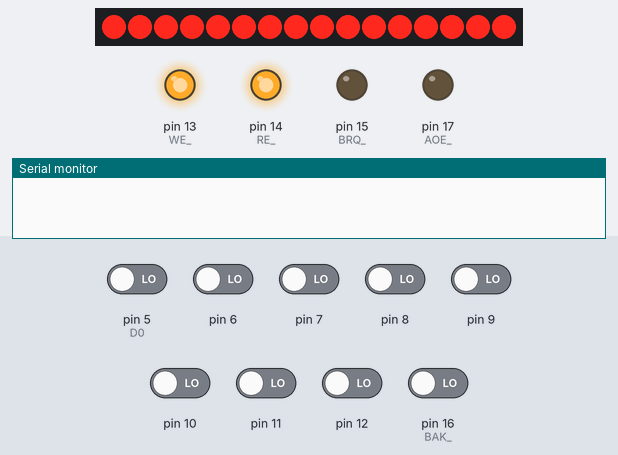
The sketch below on a simulated Arduino Uno, built with avr-gcc and run on an emulated ATmega328P. Shown: 16 shift-register outputs drawn as a row of LEDs (first output left, lit = HIGH), output pins drawn as LEDs (lit = HIGH), the last lines printed to the serial monitor. Wiring (inferred from the names in the program): 2 × shift register (74HC595): data pin 2; shift clock pin 4; latch pin 3. Wiring (inferred from the signals the program sends): row of LEDs: on Q0, Q1, Q2, Q3, Q4, Q5, Q6, Q7, Q8, Q9, Q10, Q11, Q12, Q13, Q14, Q15. The inputs (shaded band) are chosen by the test bench; at power-on: pin 5 (D0), pin 6–12, pin 16 (BAK_) LOW. Pins used as bus, display or sensor lines are not drawn.

Above: at 0.3 s.
At 0.8 s:
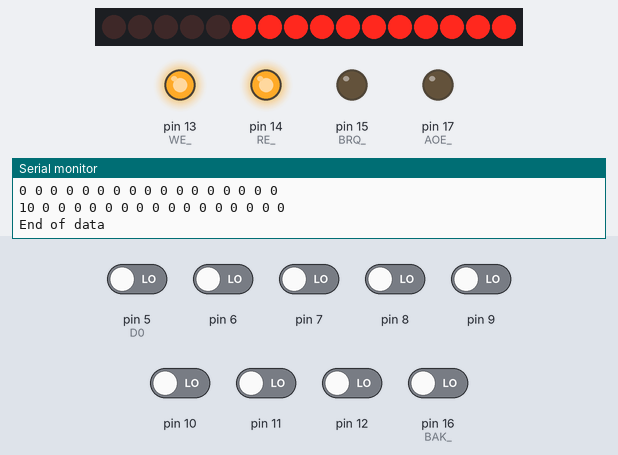
Timing chart, 0 to 2.3 s (numbered marks = the images above):
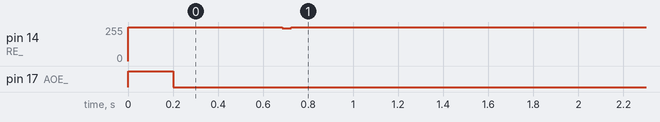

The sketch:

EEPROMprogrammer.ino
```cpp
//NOT CHECKED!
#define SHIFT_ADRESS 2
#define SHIFT_CLK 4
#define ADRESS_CLK 3
#define WE_ 13
#define RE_ 14
#define BRQ_ 15
#define BAK_ 16
#define AOE_ 17
#define D0 5 //datapins 5 to 12

const unsigned int start_adress = 0x0000;
const byte data[] = { 0xAA, 0x01, 0x02, 0x03 };

void shiftAdress(unsigned int adress) {
    digitalWrite(ADRESS_CLK, LOW);
    shiftOut(SHIFT_ADRESS, SHIFT_CLK, MSBFIRST, adress >> 8);
    shiftOut(SHIFT_ADRESS, SHIFT_CLK, MSBFIRST, adress);
    delayMicroseconds(1);
    digitalWrite(ADRESS_CLK, HIGH);
}

void writeData() {
  digitalWrite(RE_, HIGH);
  delayMicroseconds(1);
  for (int p=0; p<8; p++) {
    pinMode(D0+p, OUTPUT);
  }
  Serial.println("Writing data");
  Serial.print(start_adress, HEX);
  Serial.print('\t');
  for (int i = 0; i < sizeof(data); i++) {
    shiftAdress(start_adress+i);
    byte d=data[i];
    Serial.print(d,HEX);
    Serial.print('\t');
    delayMicroseconds(1);
    for (int p = 0; p <8; p += 1) {
      digitalWrite(p+D0, d & 1);
      d = d >> 1;
    }
    delay(10);
    digitalWrite(WE_, LOW);
    delayMicroseconds(200);
    digitalWrite(WE_, HIGH);
    if (i%16 ==0 && i>0) {
      Serial.print('\n');
      Serial.print(start_adress+i,HEX);
      Serial.print('\t');
    }
  }
  Serial.println("\nEnd of data");
  for (int p=0; p<8; p++) {
    pinMode(D0+p, INPUT);
  }
  delayMicroseconds(1);
}

void readData(int read_length) {
  digitalWrite(WE_, HIGH);
  for (int p=0; p<8; p++) {
    pinMode(D0+p, INPUT);
  }
  Serial.print("Reading data");
  for (int i = 0; i < read_length; i++) {
    shiftAdress(start_adress+i);
    delayMicroseconds(1);
    digitalWrite(RE_, LOW);
    delayMicroseconds(1);
    byte dat=0;
    for (int p = D0+7; p >= D0; p -= 1) {
      dat = (dat << 1) + digitalRead(p);
    }
    digitalWrite(RE_, HIGH);
    if (i%16 == 0) {
      Serial.print("\n");
      Serial.print(start_adress+i, HEX);
    }
    Serial.print(" ");
    Serial.print(dat, HEX);
  }
  Serial.print("\nEnd of data");
}

void setup() {
  Serial.begin(57600);
  pinMode(SHIFT_ADRESS, OUTPUT);
  pinMode(SHIFT_CLK, OUTPUT);
  pinMode(ADRESS_CLK, OUTPUT);
  pinMode(WE_, OUTPUT);
  pinMode(RE_, OUTPUT);
  pinMode(BRQ_, OUTPUT);
  pinMode(BAK_, INPUT);
  pinMode(AOE_, OUTPUT);
  for (int p=0; p<8; p++) {
    pinMode(D0+p, INPUT);
  }
  digitalWrite(WE_, HIGH);
  digitalWrite(RE_, HIGH);
  digitalWrite(AOE_, HIGH);
  digitalWrite(BRQ_, LOW);
  digitalWrite(ADRESS_CLK, LOW);
  delay(200);
  while (digitalRead(BAK_)) delay(200);
  digitalWrite(AOE_, LOW);
  runOnce();
}
void runOnce() {
  delay(200);
  writeData();
  delay(200);
  readData(32);
}

void loop() {
}
```

Measured:
- by itself, pin 14 (RE_): 255/255 → 247/255 at 0.68 s, → 255/255 0.04 s later
